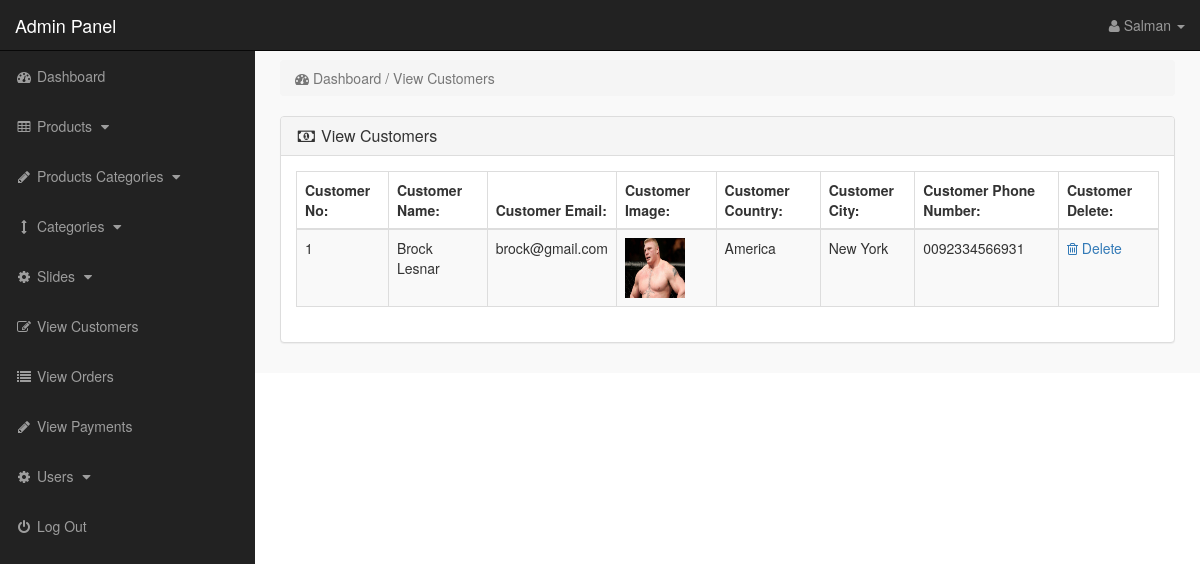
The page /admin_area/index.php?view_customers (signed in) on the database its author committed.
### tables this page shows
CREATE TABLE `customers` (
  `customer_id` int(10) NOT NULL,
  `customer_name` varchar(255) NOT NULL,
  `customer_email` varchar(255) NOT NULL,
  `customer_pass` varchar(255) NOT NULL,
  `customer_country` text NOT NULL,
  `customer_city` text NOT NULL,
  `customer_contact` varchar(255) NOT NULL,
  `customer_address` text NOT NULL,
  `customer_image` text NOT NULL,
  `customer_ip` varchar(255) NOT NULL
);

### admin_area/view_customers.php (the view)
<?php
if(!isset($_SESSION['admin_email'])){
echo "<script>window.open('login.php','_self')</script>";
}
else {
?>
<div class="row">
<div class="col-lg-12">
<ol class="breadcrumb">
<li class="active">
<i class="fa fa-dashboard"></i> Dashboard / View Customers
</li>
</ol>
</div>
</div>
<div class="row">
<div class="col-lg-12">
<div class="panel panel-default">
<div class="panel-heading">
<h3 class="panel-title">
<i class="fa fa-money fa-fw"></i> View Customers
</h3>
</div>
<div class="panel-body" >
<div class="table-responsive" >
<table class="table table-bordered table-hover table-striped" >
<thead>
<tr>
<th>Customer No:</th>
<th>Customer Name:</th>
<th>Customer Email:</th>
<th>Customer Image:</th>
<th>Customer Country:</th>
<th>Customer City:</th>
<th>Customer Phone Number:</th>
<th>Customer Delete:</th>
</tr>
</thead>
<tbody>
<?php
$i=0;
$get_c = "select * from customers";
$run_c = mysqli_query($con,$get_c);
while($row_c=mysqli_fetch_array($run_c)){
$c_id = $row_c['customer_id'];
$c_name = $row_c['customer_name'];
$c_email = $row_c['customer_email'];
$c_image = $row_c['customer_image'];
$c_country = $row_c['customer_country'];
$c_city = $row_c['customer_city'];
$c_contact = $row_c['customer_contact'];
$i++;
?>
<tr>
<td><?php echo $i; ?></td>
<td><?php echo $c_name; ?></td>
<td><?php echo $c_email; ?></td>
<td><img src="../customer/customer_images/<?php echo $c_image; ?>" width="60" height="60" ></td>
<td><?php echo $c_country; ?></td>
<td><?php echo $c_city; ?></td>
<td><?php echo $c_contact; ?></td>
<td>
<a href="index.php?customer_delete=<?php echo $c_id; ?>" >
<i class="fa fa-trash-o" ></i> Delete
</a>
</td>
</tr>
<?php } ?>
</tbody>
</table>
</div>
</div>
</div>
</div>
</div>
<?php } ?>

### admin_area/includes/sidebar.php (shortened to what this page needs)
<?php
if(!isset($_SESSION['admin_email'])){
echo "<script>window.open('login.php','_self')</script>";
}
else {
?>
<nav class="navbar navbar-inverse navbar-fixed-top" >
<div class="navbar-header" >
<a class="navbar-brand" href="index.php?dashboard" >Admin Panel</a>
</div>
<ul class="nav navbar-right top-nav" >
<li class="dropdown" >
<a href="#" class="dropdown-toggle" data-toggle="dropdown" >
<i class="fa fa-user" ></i>
<?php echo $admin_name; ?> <b class="caret" ></b>
</a>
</li>
</ul>
<div class="collapse navbar-collapse navbar-ex1-collapse">
<ul class="nav navbar-nav side-nav">
<li>
<a href="index.php?dashboard">
<i class="fa fa-fw fa-dashboard"></i> Dashboard
</a>
</li>
<li>
<a href="#" data-toggle="collapse" data-target="#products">
<i class="fa fa-fw fa-table"></i> Products
<i class="fa fa-fw fa-caret-down"></i>
</a>
</li>
<li>
<a href="#" data-toggle="collapse" data-target="#p_cat">
<i class="fa fa-fw fa-pencil"></i> Products Categories
<i class="fa fa-fw fa-caret-down"></i>
</a>
</li>
<li>
<a href="#" data-toggle="collapse" data-target="#cat">
<i class="fa fa-fw fa-arrows-v"></i> Categories
<i class="fa fa-fw fa-caret-down"></i>
</a>
</li>
<li>
<a href="#" data-toggle="collapse" data-target="#slides">
<i class="fa fa-fw fa-gear"></i> Slides
<i class="fa fa-fw fa-caret-down"></i>
</a>
</li>
<li>
<a href="index.php?view_customers">
<i class="fa fa-fw fa-edit"></i> View Customers
</a>
</li>
<li>
<a href="index.php?view_orders">
<i class="fa fa-fw fa-list"></i> View Orders
</a>
</li>
<li>
<a href="index.php?view_payments">
<i class="fa fa-fw fa-pencil"></i> View Payments
</a>
</li>
<li>
<a href="#" data-toggle="collapse" data-target="#users">
<i class="fa fa-fw fa-gear"></i> Users
<i class="fa fa-fw fa-caret-down"></i>
</a>
</li>
<li>
<a href="logout.php">
<i class="fa fa-fw fa-power-off"></i> Log Out
</a>
</li>
</ul>
</div>
</nav>
<?php } ?>

### admin_area/css/style.css (style rules this page uses)
body { margin-top:100px; }
@media (min-width: 768px) { body { margin-top:50px; } }
.top-nav { padding:0 15px; }
.top-nav>li { display:inline-block; float:left; }
.top-nav>li>a { padding-top:15px; padding-bottom:15px; line-height:20px; color:#999; }
@media (min-width: 768px) { .side-nav { position:fixed; top:51px; width:255px; border-radius:0; overflow-y:auto; background-color: #222; bottom:0; overflow-x:hidden; padding-bottom:40px; } }
@media (min-width: 768px) { .side-nav>li>a { width:255px; } }
.panel-body { border-radius:5px; }

### rows shown on the page
customers: customer_name "Brock Lesnar", customer_email "brock@gmail.com", customer_image (picture), customer_country "America", customer_city "New York", customer_contact "0092334566931"

### other values the page prints
$admin_name "Salman"
